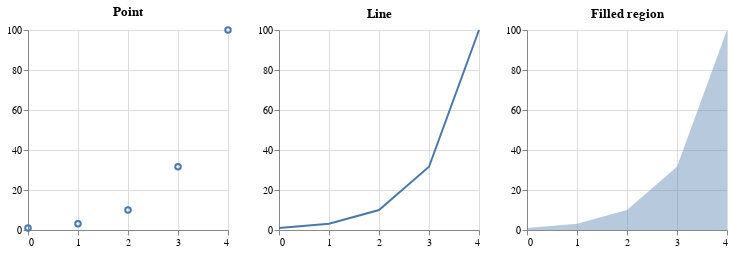

Here is the notebook cell this chart was saved with:
### Markdown cell above
## Geometric objects

Geometric objects are the things depicted on a plot, whatever those may be.

Typically, they are points, lines, paths, shapes, and areas.

### Code cell
pointgeom | linegeom | polygeom

### Figure 1 — Vega-Lite specification as saved in the notebook (floating-point values rounded to 4 significant figures)
{"config": {"view": {"continuousWidth": 400, "continuousHeight": 300}}, "hconcat": [{"mark": {"type": "point", "opacity": 1}, "encoding": {"x": {"type": "quantitative", "field": "x", "title": ""}, "y": {"type": "quantitative", "field": "y", "title": ""}}, "height": 200, "title": "Point", "width": 200}, {"mark": {"type": "line", "opacity": 1}, "encoding": {"x": {"type": "quantitative", "field": "x", "title": ""}, "y": {"type": "quantitative", "field": "y", "title": ""}}, "height": 200, "title": "Line", "width": 200}, {"mark": {"type": "area", "opacity": 0.4}, "encoding": {"x": {"type": "quantitative", "field": "x", "title": ""}, "y": {"type": "quantitative", "field": "y", "title": ""}}, "height": 200, "title": "Filled region", "width": 200}], "data": {"name": "data-503553d70d477a77f869dda9492d9926"}, "$schema": "https://vega.github.io/schema/vega-lite/v4.8.1.json", "datasets": {"data-503553d70d477a77f869dda9492d9926": [{"x": 0, "y": 1.0}, {"x": 1, "y": 3.162}, {"x": 2, "y": 10.0}, {"x": 3, "y": 31.62}, {"x": 4, "y": 100.0}]}}
